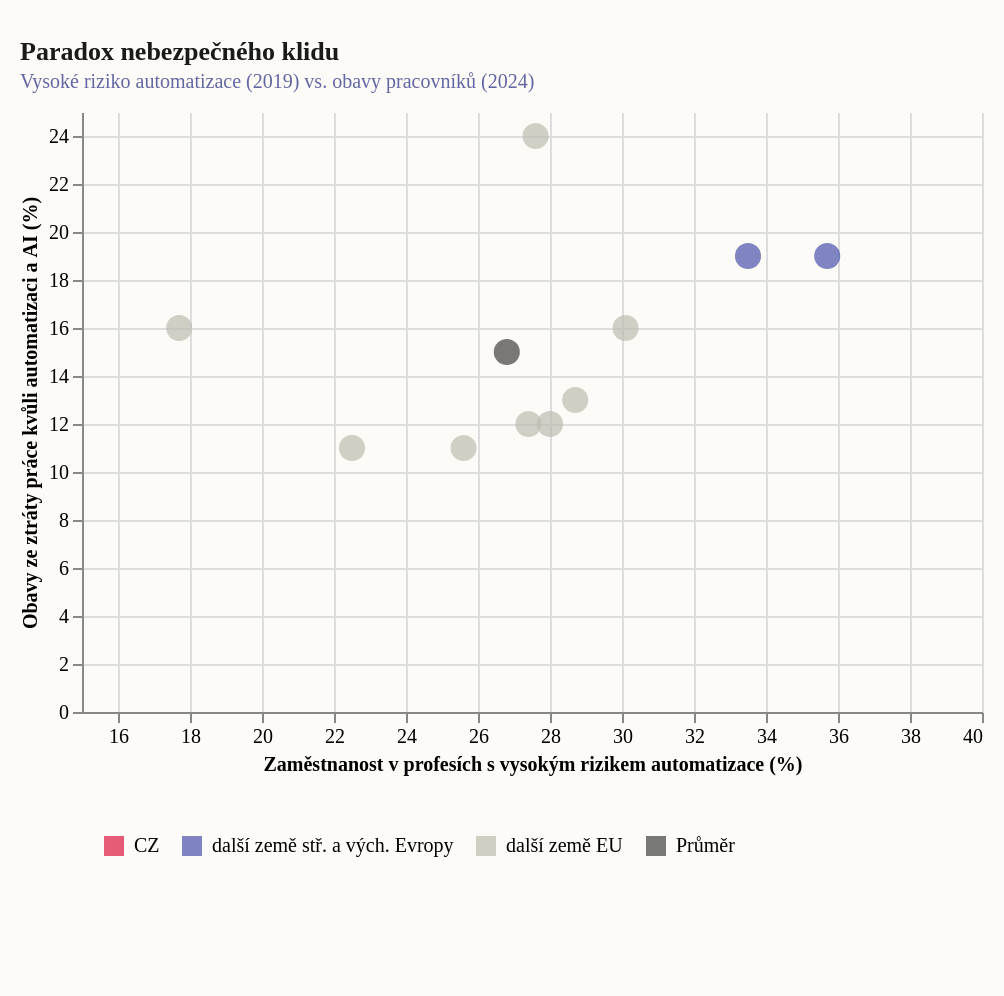

Vega-Lite specification for this chart:
### Vega-Lite specification from a JSON file in a GitHub repository (floating-point values rounded to 4 significant figures)
{"_source": "Zdroje: [OECD Employment Outlook 2023, Fig. 4.20 – occupations at highest risk of automation, 2019](https://stat.link/xkr98z), [Cedefop 2024 – Fear of losing your job due to AI](https://digital-skills-jobs.europa.eu/en/latest/news/ai-changing-workplaces-slovakia)", "$schema": "https://vega.github.io/schema/vega-lite/v5.json", "description": "Paradox nebezpečného klidu: klasické automatizační riziko vs. obavy pracovníků ze ztráty práce kvůli automatizaci a AI", "width": 450, "height": 300, "padding": {"top": 20, "left": 10, "right": 10, "bottom": 60}, "autosize": {"type": "pad", "resize": true}, "background": "#fdfbf7", "title": {"text": "Paradox nebezpečného klidu", "subtitle": "Vysoké riziko automatizace (2019) vs. obavy pracovníků (2024)", "font": "Roboto Slab", "fontSize": 13, "fontWeight": "bold", "anchor": "start", "color": "#1a1a1a", "subtitleFont": "Work Sans", "subtitleFontSize": 10, "subtitleColor": "#6267a3", "offset": 10}, "data": {"values": [{"country": "Česko", "automation_risk": 35.2, "fear": 7, "cat": "Česko", "note": "OECD 2023: jedna z nejvyšších hodnot; Cedefop 2024: nejnižší obavy"}, {"country": "Slovensko", "automation_risk": 35.7, "fear": 19, "cat": "další země stř. a vých. Evropy", "note": "OECD 2023: jedna z nejvyšších hodnot; Cedefop 2024: 19 % obav"}, {"country": "Polsko", "automation_risk": 33.5, "fear": 19, "cat": "další země stř. a vých. Evropy", "note": "OECD 2023 StatLink; Cedefop 2024 chart"}, {"country": "Řecko", "automation_risk": 27.6, "fear": 24, "cat": "další země EU", "note": "OECD 2023: blízko průměru OECD; Cedefop 2024: nejvyšší obavy"}, {"country": "Portugalsko", "automation_risk": 30.1, "fear": 16, "cat": "další země EU", "note": "OECD 2023 StatLink; Cedefop 2024 chart"}, {"country": "Německo", "automation_risk": 28.7, "fear": 13, "cat": "další země EU", "note": "OECD 2023 StatLink; Cedefop 2024 chart"}, {"country": "Španělsko", "automation_risk": 28.0, "fear": 12, "cat": "další země EU", "note": "OECD 2023 StatLink; Cedefop 2024 chart"}, {"country": "Francie", "automation_risk": 27.4, "fear": 12, "cat": "další země EU", "note": "OECD 2023 StatLink; Cedefop 2024 chart"}, {"country": "Belgie", "automation_risk": 25.6, "fear": 11, "cat": "další země EU", "note": "OECD 2023 StatLink; Cedefop 2024 chart"}, {"country": "Irsko", "automation_risk": 22.5, "fear": 11, "cat": "další země EU", "note": "OECD 2023 StatLink; Cedefop 2024 chart"}, {"country": "Lucembursko", "automation_risk": 17.7, "fear": 16, "cat": "další země EU", "note": "OECD 2023: nejnižší automatizační riziko v grafu; Cedefop 2024 chart"}, {"country": "Referenční průměr", "automation_risk": 26.8, "fear": 15, "cat": "Průměr", "note": "OECD průměr automatizačního rizika; Cedefop uvádí průměr sledovaných zemí pod 15 %"}]}, "mark": {"type": "point", "size": 170, "filled": true}, "encoding": {"x": {"field": "automation_risk", "type": "quantitative", "title": "Zaměstnanost v profesích s vysokým rizikem automatizace (%)", "scale": {"domain": [15, 40]}, "axis": {"titleFont": "Work Sans", "titleFontSize": 10, "labelFont": "Work Sans", "labelFontSize": 10}}, "y": {"field": "fear", "type": "quantitative", "title": "Obavy ze ztráty práce kvůli automatizaci a AI (%)", "scale": {"domain": [0, 25]}, "axis": {"titleFont": "Work Sans", "titleFontSize": 10, "labelFont": "Work Sans", "labelFontSize": 10}}, "color": {"field": "cat", "type": "nominal", "scale": {"domain": ["CZ", "další země stř. a vých. Evropy", "další země EU", "Průměr"], "range": ["#de1743", "#4a51ab", "#bcbcb0", "#404040"]}, "legend": {"title": null, "orient": "bottom", "offset": 20, "labelFont": "Roboto Slab", "labelFontSize": 10, "symbolType": "square", "padding": 10}}, "tooltip": [{"field": "country", "title": "Země / reference"}, {"field": "automation_risk", "title": "Automatizační riziko (%)"}, {"field": "fear", "title": "Obavy (%)"}, {"field": "note", "title": "Poznámka"}]}, "config": {"view": {"stroke": "transparent"}}}
